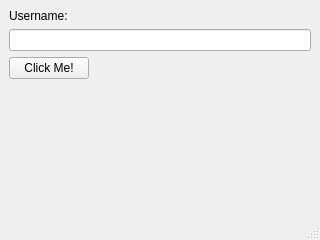
<?xml version="1.0" encoding="UTF-8"?>
<ui version="4.0">
 <class>MainWindow</class>
 <widget class="QMainWindow" name="MainWindow">
  <property name="geometry">
   <rect>
    <x>0</x>
    <y>0</y>
    <width>320</width>
    <height>240</height>
   </rect>
  </property>
  <property name="windowTitle">
   <string>MainWindow</string>
  </property>
  <widget class="QWidget" name="centralwidget">
   <layout class="QVBoxLayout" name="verticalLayout">
    <item>
     <widget class="QLabel" name="labelUsername">
      <property name="text">
       <string>Username:</string>
      </property>
     </widget>
    </item>
    <item>
     <widget class="QLineEdit" name="lineEditUsername"/>
    </item>
    <item>
     <layout class="QHBoxLayout" name="horizontalLayout">
      <item>
       <widget class="QPushButton" name="pushButtonGreet">
        <property name="text">
         <string>Click Me!</string>
        </property>
       </widget>
      </item>
      <item>
       <spacer name="horizontalSpacer">
        <property name="orientation">
         <enum>Qt::Horizontal</enum>
        </property>
        <property name="sizeHint" stdset="0">
         <size>
          <width>40</width>
          <height>20</height>
         </size>
        </property>
       </spacer>
      </item>
     </layout>
    </item>
    <item>
     <spacer name="verticalSpacer">
      <property name="orientation">
       <enum>Qt::Vertical</enum>
      </property>
      <property name="sizeHint" stdset="0">
       <size>
        <width>20</width>
        <height>94</height>
       </size>
      </property>
     </spacer>
    </item>
   </layout>
  </widget>
  <widget class="QMenuBar" name="menubar">
   <property name="geometry">
    <rect>
     <x>0</x>
     <y>0</y>
     <width>320</width>
     <height>22</height>
    </rect>
   </property>
  </widget>
  <widget class="QStatusBar" name="statusbar"/>
 </widget>
 <resources/>
 <connections/>
</ui>
